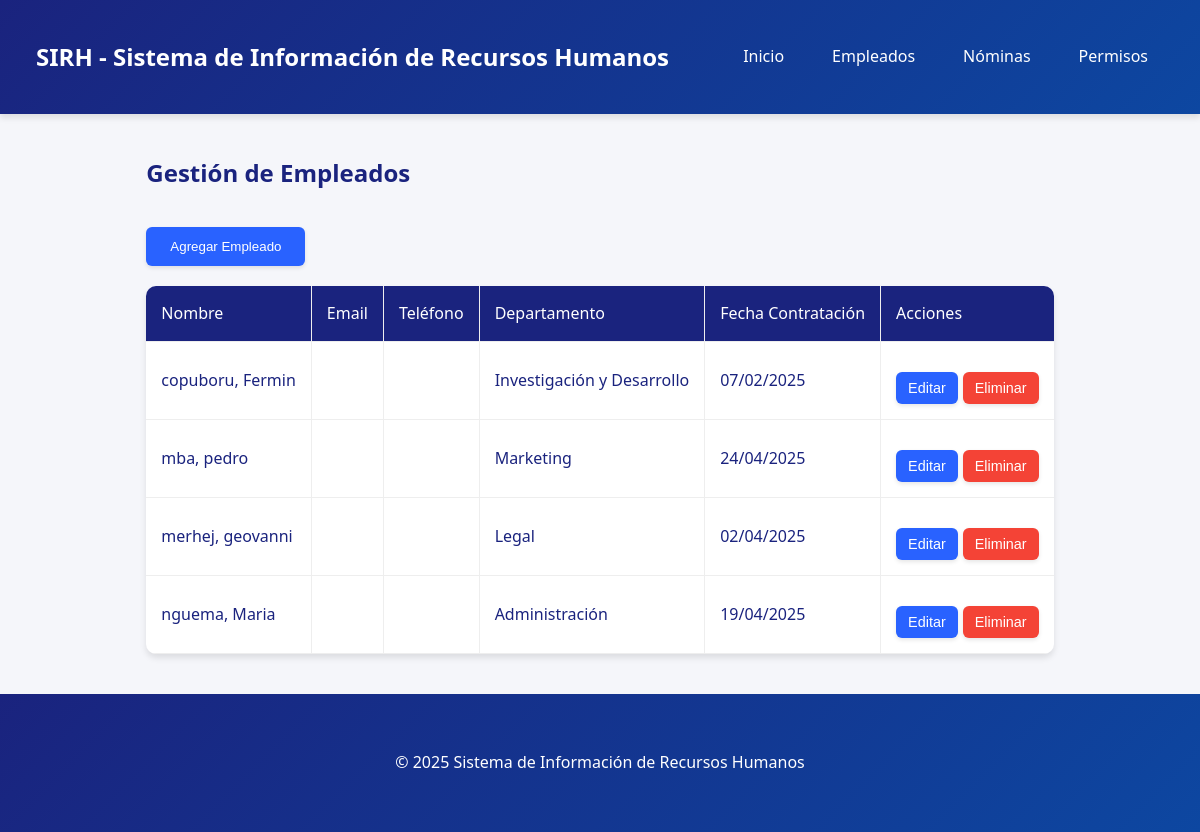
The app's page /empleados.php with its own data.
### tables this page shows
CREATE TABLE `empleados` (
  `id_empleado` int(11) NOT NULL,
  `id_departamento` int(11) DEFAULT NULL,
  `nombre` varchar(50) NOT NULL,
  `apellidos` varchar(100) NOT NULL,
  `dni` varchar(20) NOT NULL,
  `fecha_nacimiento` date DEFAULT NULL,
  `direccion` text DEFAULT NULL,
  `telefono` varchar(20) DEFAULT NULL,
  `email` varchar(100) DEFAULT NULL,
  `fecha_contratacion` date NOT NULL,
  `fecha_fin_contrato` date DEFAULT NULL,
  `salario_base` decimal(10,2) NOT NULL
);

CREATE TABLE `departamentos` (
  `id_departamento` int(11) NOT NULL,
  `nombre` varchar(100) NOT NULL,
  `descripcion` text DEFAULT NULL,
  `fecha_creacion` datetime DEFAULT current_timestamp()
);

### empleados.php (the view, shortened to what this page needs)
<?php
include 'conexion.php';
function obtenerEmpleados($pdo) {
    $sql = "SELECT e.*, d.nombre as nombre_departamento
            FROM Empleados e
            LEFT JOIN Departamentos d ON e.id_departamento = d.id_departamento
            ORDER BY e.apellidos, e.nombre";
    return $pdo->query($sql)->fetchAll(PDO::FETCH_ASSOC);
}
$empleados = obtenerEmpleados($pdo);
?>
<!DOCTYPE html>
<html lang="es">
<head>
    <link rel="stylesheet" href="styles.css">
</head>
<body>
    <div class="page-container">
        <header class="header">
            <div class="container">
                <nav class="nav-menu">
                    <h1>SIRH - Sistema de Información de Recursos Humanos</h1>
                    <div>
                        <a href="index.php">Inicio</a>
                        <a href="empleados.php">Empleados</a>
                        <a href="nominas.php">Nóminas</a>
                        <a href="permisos.php">Permisos</a>
                    </div>
                </nav>
            </div>
        </header>
        <main class="container">
            <h2>Gestión de Empleados</h2>
            <div class="actions-container">
                <button class="button" onclick="document.getElementById('modalEmpleado').style.display='block'">
                    Agregar Empleado
                </button>
            </div>
            <div class="table-container">
                <table>
                    <thead>
                        <tr>
                            <th>Nombre</th>
                            <th>Email</th>
                            <th>Teléfono</th>
                            <th>Departamento</th>
                            <th>Fecha Contratación</th>
                            <th>Acciones</th>
                        </tr>
                    </thead>
                    <tbody>
                        <?php foreach ($empleados as $empleado): ?>
                        <tr>
                            <td><?php echo htmlspecialchars($empleado['apellidos'] . ', ' . $empleado['nombre']); ?></td>
                            <td><?php echo htmlspecialchars($empleado['email']); ?></td>
                            <td><?php echo htmlspecialchars($empleado['telefono']); ?></td>
                            <td><?php echo htmlspecialchars($empleado['nombre_departamento'] ?? 'Sin departamento'); ?></td>
                            <td><?php echo date('d/m/Y', strtotime($empleado['fecha_contratacion'])); ?></td>
                            <td>
                                <div class="table-actions">
                                    <button class="button button-small" onclick="editarEmpleado(<?php echo $empleado['id_empleado']; ?>)">
                                        Editar
                                    </button>
                                    <form method="POST" action="" onsubmit="return confirm('¿Está seguro de que desea eliminar este empleado?');">
                                        <button type="submit" class="button button-small button-danger">Eliminar</button>
                                    </form>
                                </div>
                            </td>
                        </tr>
                        <?php endforeach; ?>
                    </tbody>
                </table>
            </div>
        </main>
        <footer class="footer">
            <div class="container">
                <p>&copy; <?php echo date('Y'); ?> Sistema de Información de Recursos Humanos</p>
            </div>
        </footer>
    </div>
</body>
</html>

### styles.css (style rules this page uses)
:root { --primary-color: #1a237e; --secondary-color: #0d47a1; --accent-color: #2962ff; --background-color: #f5f6fa; --text-color: #1a237e; --success-color: #4caf50; --warning-color: #ff9800; --error-color: #f44336; }
body { font-family: 'Segoe UI', Tahoma, Geneva, Verdana, sans-serif; margin: 0; padding: 0; background-color: var(--background-color); color: var(--text-color); line-height: 1.6; }
.container { max-width: 1200px; margin: 0 auto; padding: 20px; }
.header { background: linear-gradient(135deg, var(--primary-color), var(--secondary-color)); color: white; padding: 1rem; box-shadow: 0 4px 6px rgba(0,0,0,0.1); position: sticky; top: 0; z-index: 1000; }
.nav-menu { display: flex; justify-content: space-between; align-items: center; }
.nav-menu h1 { font-size: 1.5rem; margin: 0; }
.nav-menu div { display: flex; gap: 1rem; }
.nav-menu a { color: white; text-decoration: none; padding: 0.5rem 1rem; transition: all 0.3s ease; border-radius: 4px; font-weight: 500; }
.button { display: inline-block; background-color: var(--accent-color); color: white; padding: 12px 24px; text-decoration: none; border-radius: 6px; margin-top: 15px; transition: all 0.3s ease; font-weight: 500; box-shadow: 0 2px 4px rgba(0,0,0,0.1); }
.table-container { overflow-x: auto; margin: 20px 0; background: white; border-radius: 10px; box-shadow: 0 4px 6px rgba(0,0,0,0.1); }
table { width: 100%; border-collapse: collapse; min-width: 800px; }
th, td { padding: 15px; text-align: left; border-bottom: 1px solid #eee; border-right: 1px solid #eee; }
th:last-child, td:last-child { border-right: none; }
th { background-color: var(--primary-color); color: white; font-weight: 500; }
.table-actions { display: flex; gap: 5px; align-items: center; height: 100%; }
.table-actions form { display: inline; margin: 0; }
.table-actions button { padding: 6px 12px; font-size: 0.9em; height: 32px; line-height: 1; display: inline-flex; align-items: center; justify-content: center; }
button { background-color: var(--accent-color); color: white; padding: 12px 24px; border: none; border-radius: 6px; cursor: pointer; transition: all 0.3s ease; font-weight: 500; box-shadow: 0 2px 4px rgba(0,0,0,0.1); }
.page-container { min-height: 100vh; display: flex; flex-direction: column; }
main { flex: 1; padding: 20px 0; }
.footer { background: linear-gradient(135deg, var(--primary-color), var(--secondary-color)); color: white; padding: 20px 0; text-align: center; margin-top: auto; }
.button-small { padding: 6px 12px; font-size: 0.9em; }
.button-danger { background-color: var(--error-color); }
.actions-container { margin: 20px 0; }

### records on screen
empleados: apellidos+nombre "copuboru, Fermin", id_departamento.nombre "Investigación y Desarrollo", fecha_contratacion "07/02/2025"
empleados: apellidos+nombre "mba, pedro", id_departamento.nombre "Marketing", fecha_contratacion "24/04/2025"
empleados: apellidos+nombre "merhej, geovanni", id_departamento.nombre "Legal", fecha_contratacion "02/04/2025"
empleados: apellidos+nombre "nguema, Maria", id_departamento.nombre "Administración", fecha_contratacion "19/04/2025"
